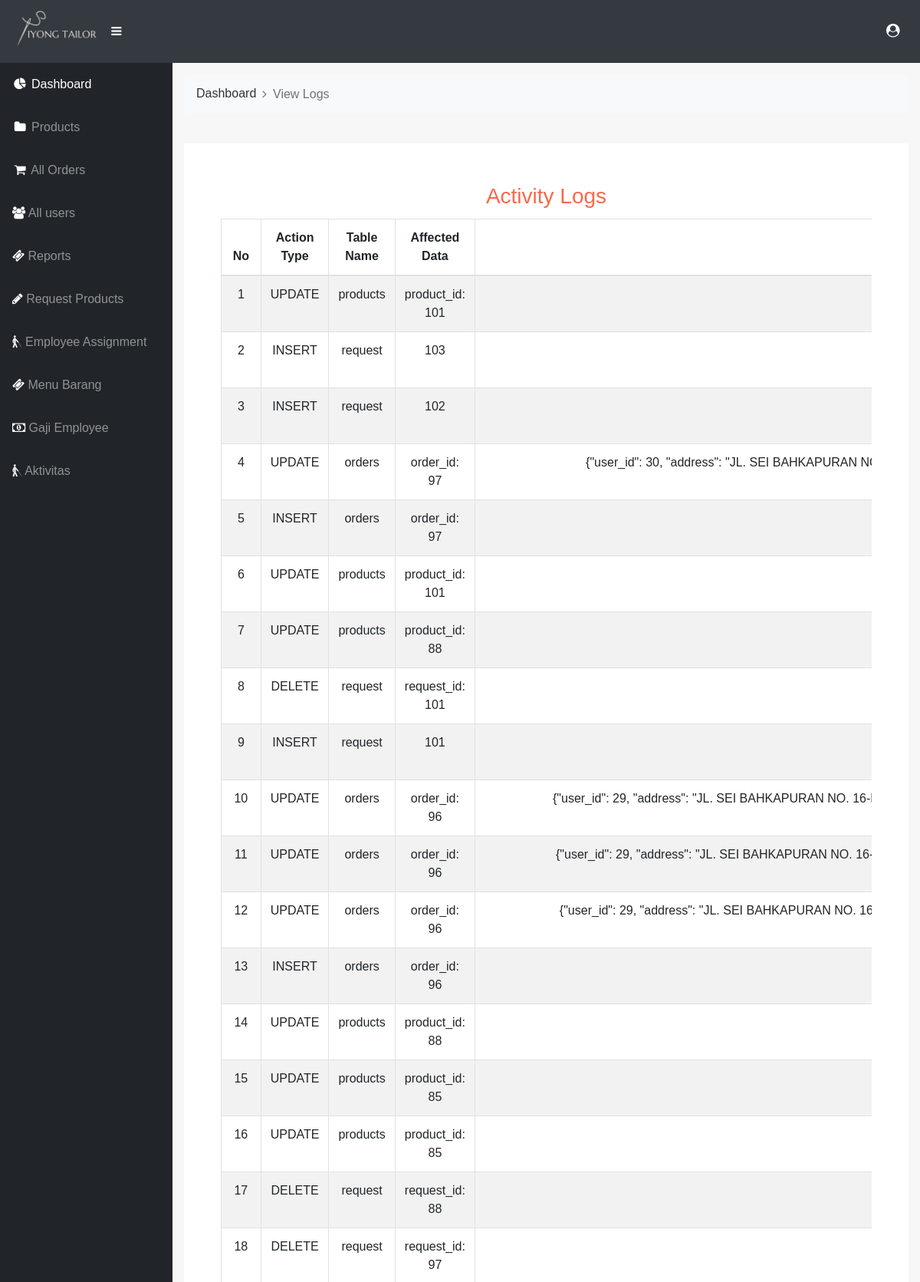
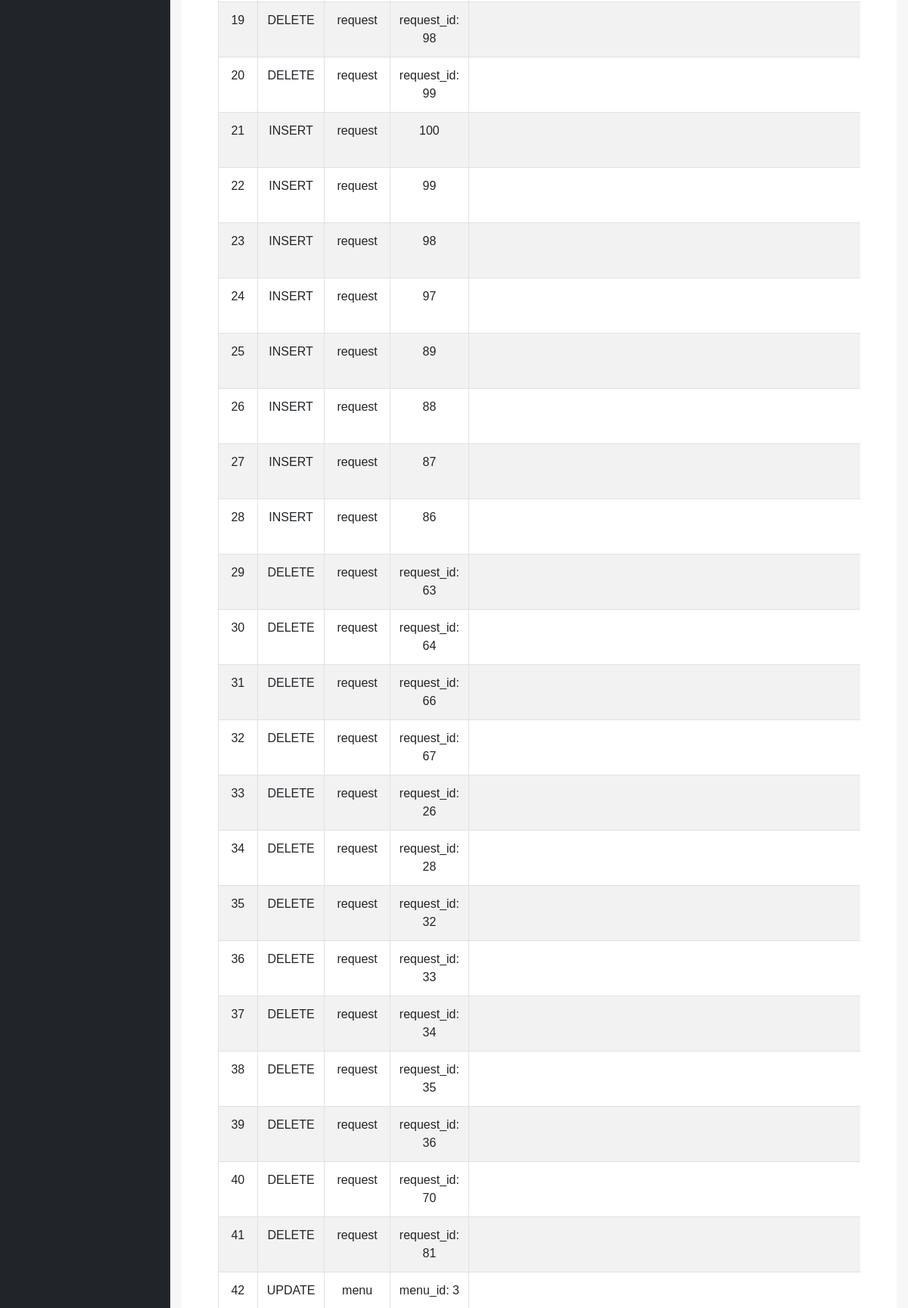
Page /admin/activity.php (signed in, upper part) on the committed database (2 pictures, top to bottom).
### tables this page shows
CREATE TABLE `logs` (
  `activity_id` int(11) NOT NULL,
  `action_type` enum('INSERT','UPDATE','DELETE') NOT NULL,
  `table_name` varchar(255) NOT NULL,
  `affected_data` text NOT NULL,
  `nilai_lama` text DEFAULT NULL,
  `nilai_baru` text DEFAULT NULL,
  `user_id` int(11) NOT NULL,
  `action_date` datetime DEFAULT current_timestamp()
);

### admin/activity.php (the view, shortened to what this page needs)
<?php
include './inc/header.php';
include './inc/sidebar.php';
include './inc/db_connect.php';
?>
<div id="content-wrapper">
    <div class="container-fluid">
        <nav aria-label="breadcrumb">
            <ol class="breadcrumb arr-right bg-light">
                <li class="breadcrumb-item"><a href="index.php">Dashboard</a></li>
                <li class="breadcrumb-item active" aria-current="page">View Logs</li>
            </ol>
        </nav>
        <section>
            <div class="container-fluid">
                <div class="row">
                    <div class="col-md-12 custom-card my-4 p-5">
                        <h3 class="text-orange text-center py-1">Activity Logs</h3>
                        <div class="table-responsive">
                            <table class="table table-bordered table-striped">
                                <thead>
                                    <tr>
                                        <th>No</th>
                                        <th>Action Type</th>
                                        <th>Table Name</th>
                                        <th>Affected Data</th>
                                        <th>Nilai Lama</th>
                                    </tr>
                                </thead>
                                <tbody>
                                    <?php
                                    $sql = "SELECT * FROM logs ORDER BY action_date DESC";
                                    $result = mysqli_query($conn, $sql);
                                    if (mysqli_num_rows($result) > 0) {
                                        $counter = 1;
                                        while ($row = mysqli_fetch_assoc($result)) {
                                            echo "<tr>";
                                            echo "<td>" . $counter++ . "</td>";
                                            echo "<td>" . htmlspecialchars($row['action_type']) . "</td>";
                                            echo "<td>" . htmlspecialchars($row['table_name']) . "</td>";
                                            echo "<td>" . htmlspecialchars($row['affected_data']) . "</td>";
                                            echo "<td>" . htmlspecialchars($row['nilai_lama']) . "</td>";
                                            echo "</tr>";
                                        }
                                    } else {
                                        echo "<tr><td colspan='8' class='text-center'>No logs available</td></tr>";
                                    }
                                    ?>
                                </tbody>
                            </table>
                        </div>
                    </div>
                </div>
            </div>
        </section>
    </div>
</div>
<?php
include './inc/footer.php';
?>

### css/styles.css (style rules this page uses)
body { background-color: #F7F7F7; color:#30323A; font-family: 'Titillium Web', sans-serif; }
a { color: #30323A; outline: none; }
.breadcrumb { background-color: transparent; }
.custom-card { background: #fff; padding: 20px; }
a, a img ,.product, div { outline : none !important; }
.text-orange { color: #f8694a; }
.breadcrumb-item+.breadcrumb-item::before { display: inline-block; padding-right: .5rem; color: #6c757d; font-family: 'FontAwesome'; content: "\f105"!important; }

### rows in the picture
logs: action_type "UPDATE", table_name "products", affected_data "product_id: 101"
logs: action_type "INSERT", table_name "request", affected_data "103"
logs: action_type "INSERT", table_name "request", affected_data "102"
logs: action_type "UPDATE", table_name "orders", affected_data "order_id: 97", nilai_lama "{\"user_id\": 30, \"address\": \"JL. SEI BAHKAPURAN…"
logs: action_type "INSERT", table_name "orders", affected_data "order_id: 97"
logs: action_type "UPDATE", table_name "products", affected_data "product_id: 101"
logs: action_type "UPDATE", table_name "products", affected_data "product_id: 88"
logs: action_type "DELETE", table_name "request", affected_data "request_id: 101"
logs: action_type "INSERT", table_name "request", affected_data "101"
logs: action_type "UPDATE", table_name "orders", affected_data "order_id: 96", nilai_lama "{\"user_id\": 29, \"address\": \"JL. SEI BAHKAPURAN NO.…"
logs: action_type "UPDATE", table_name "orders", affected_data "order_id: 96", nilai_lama "{\"user_id\": 29, \"address\": \"JL. SEI BAHKAPURAN NO.…"
logs: action_type "UPDATE", table_name "orders", affected_data "order_id: 96", nilai_lama "{\"user_id\": 29, \"address\": \"JL. SEI BAHKAPURAN NO.…"
logs: action_type "INSERT", table_name "orders", affected_data "order_id: 96"
logs: action_type "UPDATE", table_name "products", affected_data "product_id: 88"
logs: action_type "UPDATE", table_name "products", affected_data "product_id: 85"
logs: action_type "UPDATE", table_name "products", affected_data "product_id: 85"
logs: action_type "DELETE", table_name "request", affected_data "request_id: 88"
logs: action_type "DELETE", table_name "request", affected_data "request_id: 97"
logs: action_type "DELETE", table_name "request", affected_data "request_id: 98"
logs: action_type "DELETE", table_name "request", affected_data "request_id: 99"
logs: action_type "INSERT", table_name "request", affected_data "100"
logs: action_type "INSERT", table_name "request", affected_data "99"
logs: action_type "INSERT", table_name "request", affected_data "98"
logs: action_type "INSERT", table_name "request", affected_data "97"
logs: action_type "INSERT", table_name "request", affected_data "89"
logs: action_type "INSERT", table_name "request", affected_data "88"
logs: action_type "INSERT", table_name "request", affected_data "87"
logs: action_type "INSERT", table_name "request", affected_data "86"
logs: action_type "DELETE", table_name "request", affected_data "request_id: 63"
logs: action_type "DELETE", table_name "request", affected_data "request_id: 64"
logs: action_type "DELETE", table_name "request", affected_data "request_id: 66"
logs: action_type "DELETE", table_name "request", affected_data "request_id: 67"
logs: action_type "DELETE", table_name "request", affected_data "request_id: 26"
logs: action_type "DELETE", table_name "request", affected_data "request_id: 28"
logs: action_type "DELETE", table_name "request", affected_data "request_id: 32"
logs: action_type "DELETE", table_name "request", affected_data "request_id: 33"
logs: action_type "DELETE", table_name "request", affected_data "request_id: 34"
logs: action_type "DELETE", table_name "request", affected_data "request_id: 35"
logs: action_type "DELETE", table_name "request", affected_data "request_id: 36"
logs: action_type "DELETE", table_name "request", affected_data "request_id: 70"
logs: action_type "DELETE", table_name "request", affected_data "request_id: 81"
logs: action_type "UPDATE", table_name "menu", affected_data "menu_id: 3"
